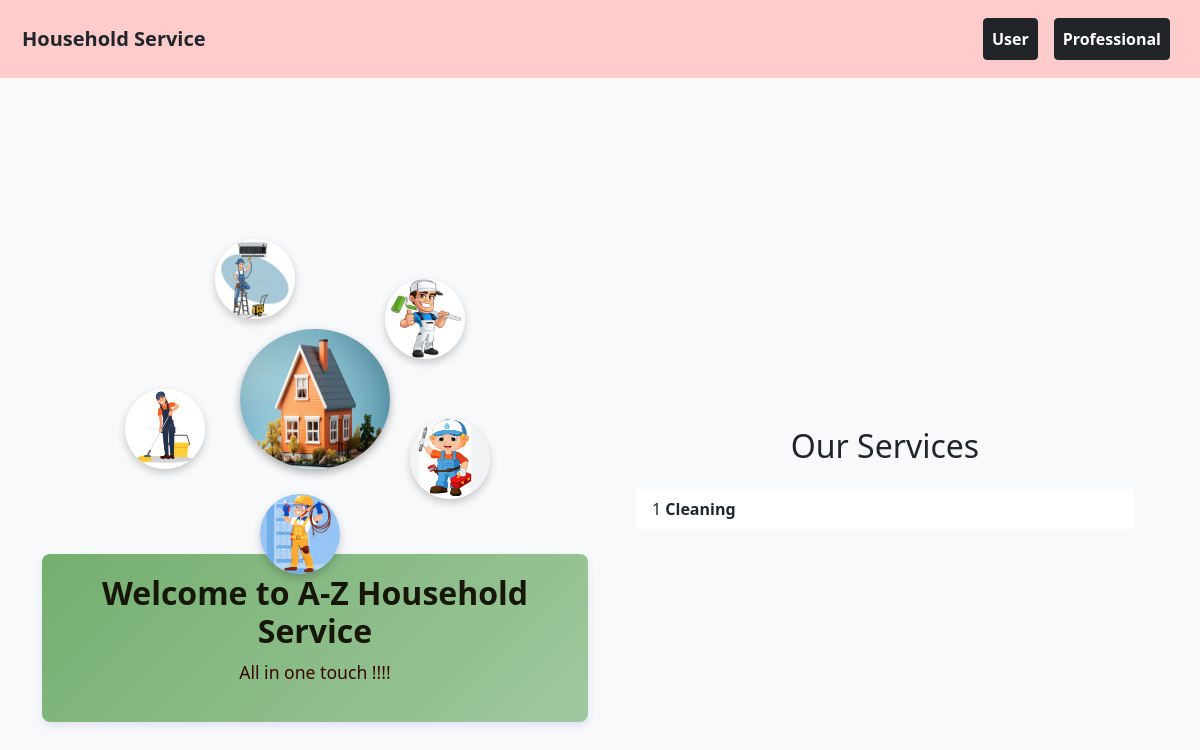
Before: / with the older database file.
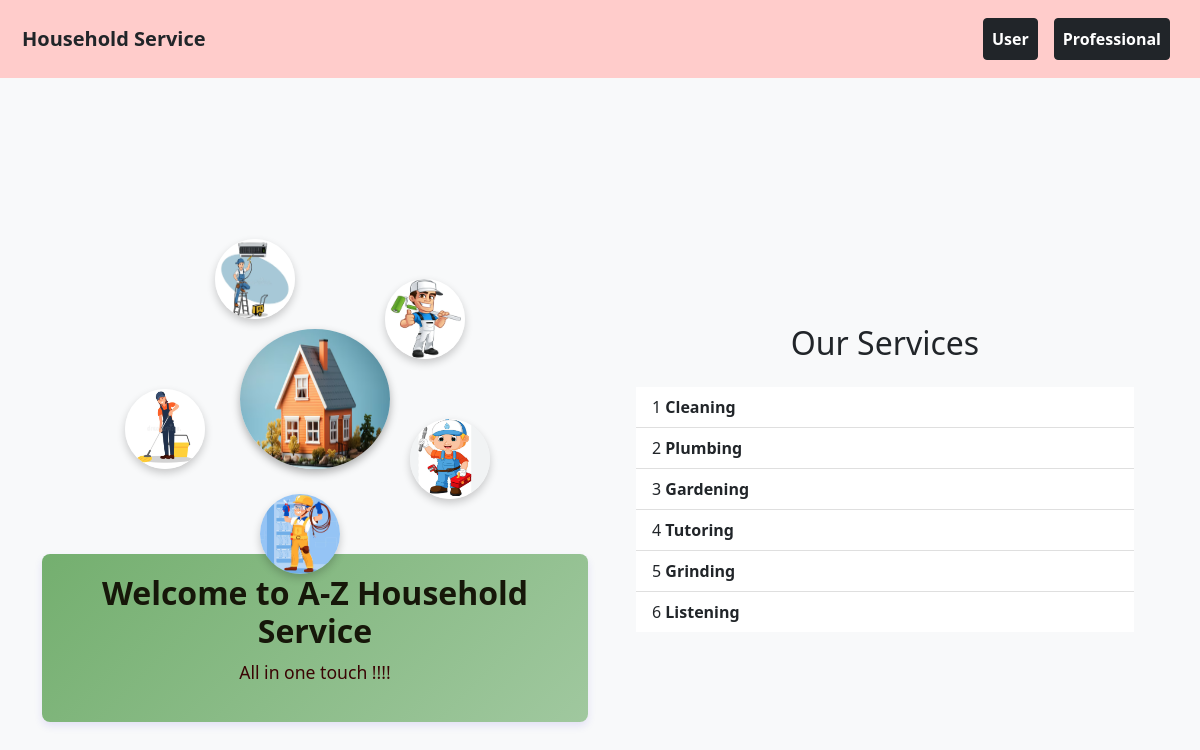
After: the same page with the newer database file.
### backend/models.py (models this page shows)
class Service(db.Model):
    __tablename__="service"
    id=db.Column(db.Integer,primary_key=True)
    name=db.Column(db.String,nullable=False)
    basic_price=db.Column(db.Integer,nullable=False)
    Description=db.Column(db.String,nullable=False)
    professionals=db.relationship("Professional_Info",cascade="all,delete",backref="service",lazy=True)
    service_requests=db.relationship("Service_Request",cascade="all,delete",backref="service",lazy=True)

### backend/controller.py (the view)
@app.route("/")
def home():
    service_obj=Service.query.all()
    return render_template("index.html",service_obj=service_obj)

### templates/index.html (shortened to what this page needs)
<!DOCTYPE html>
<html lang="en">
<head>
    <link rel="stylesheet" href="static\styles\style.css">
    <link href="https://cdn.jsdelivr.net/npm/bootstrap@5.0.2/dist/css/bootstrap.min.css" rel="stylesheet">
</head>
<body>
<div class="container-fluid" style="background-color: #ffcccb; padding: 10px;">
    <nav class="navbar navbar-expand-lg navbar-light w-100">
        <div class="container-fluid">
            <a class="navbar-brand text-dark" href="#"><strong>Household Service</strong></a>
            <div class="collapse navbar-collapse justify-content-end" id="navbarNav">
                <ul class="navbar-nav">
                    <li class="nav-item">
                        <a type="button" class="nav-link btn btn-dark mx-2 text-white fw-bold" href="/clogin">User</a>
                    </li>
                    <li class="nav-item">
                        <a type="button" class="nav-link btn btn-dark mx-2 text-white fw-bold" href="/flogin">Professional</a>
                    </li>
                </ul>
            </div>
        </div>
    </nav>
</div>
<div class="d-flex align-items-center vh-100 bg-light">
    <div class="container">
        <div class="row">
            <div class="col-md-6 d-flex flex-column align-items-center me-6">
                <div class="image-circle-container">
                    <img src="static\house.png" alt="Center Image" class="center-image">
                    <img src="static\Ac maintanence.png" alt="Surrounding Image 1" class="surrounding-image image-1">
                    <img src="static\Plumbing.png" alt="Surrounding Image 2" class="surrounding-image image-2">
                    <img src="static\Electrical work.png" alt="Surrounding Image 3" class="surrounding-image image-3">
                    <img src="static\Cleaning.png" alt="Surrounding Image 4" class="surrounding-image image-4">
                    <img src="static\Painting.png" alt="Surrounding Image 5" class="surrounding-image image-5">
                </div>
                <div class="text-box">
                    <h2>Welcome to A-Z Household Service</h2>
                    <p>All in one touch !!!!</p>
                </div>
            </div>
            <div class="col-md-6 d-flex align-items-center justify-content-left">
                <div class="container">
                    <h2 class="text-center mb-4">Our Services</h2>
                    {% if service_obj !=[] %}
                    <ul class="list-group list-group-flush">
                        {% for service in service_obj %}
                        <li class="list-group-item">{{loop.index}} <strong>{{service.name}}</strong></li>
                        {% endfor %}
                    </ul>
                    {% endif %}
                </div>
            </div>
        </div>
    </div>
</div>
</body>
</html>

### static/styles/style.css (style rules this page uses)
.text-box { margin-top: 20px; padding: 20px; background: linear-gradient(135deg,#74af6f, #a0c89f ); border-radius: 8px; box-shadow: 0 4px 8px rgba(38, 8, 206, 0.1); text-align: center; max-width: 600px; margin-left: auto; margin-right: auto; }
.text-box h2 { font-size: 2em; color: #161709; font-weight: bold; }
.text-box p { font-size: 1.1em; color: #3a0404; line-height: 1.6; }
.image-circle-container { position: relative; width: 300px; height: 300px; margin: 0 auto; }
.center-image { position: absolute; top: 55%; left: 50%; transform: translate(-50%, -50%); width: 150px; height: 140px; border-radius: 50%; box-shadow: 0 4px 8px rgba(0, 0, 0, 0.3); }
.surrounding-image { position: absolute; width: 80px; height: 80px; border-radius: 50%; box-shadow: 0 4px 8px rgba(0, 0, 0, 0.2); }
.image-1 { top: 15%; left: 30%; transform: translate(-50%, -50%); }
.image-2 { top: 75%; right: 5%; transform: translate(50%, -50%); }
.image-3 { bottom: 0; left: 45%; transform: translate(-50%, 50%); }
.image-4 { top: 65%; left: 0; transform: translate(-50%, -50%); }
.image-5 { top: 15%; right:0%; }

Changed rows visible on the page:
added Service: name "Plumbing"
added Service: name "Gardening"
added Service: name "Tutoring"
added Service: name "Grinding"
added Service: name "Listening"
